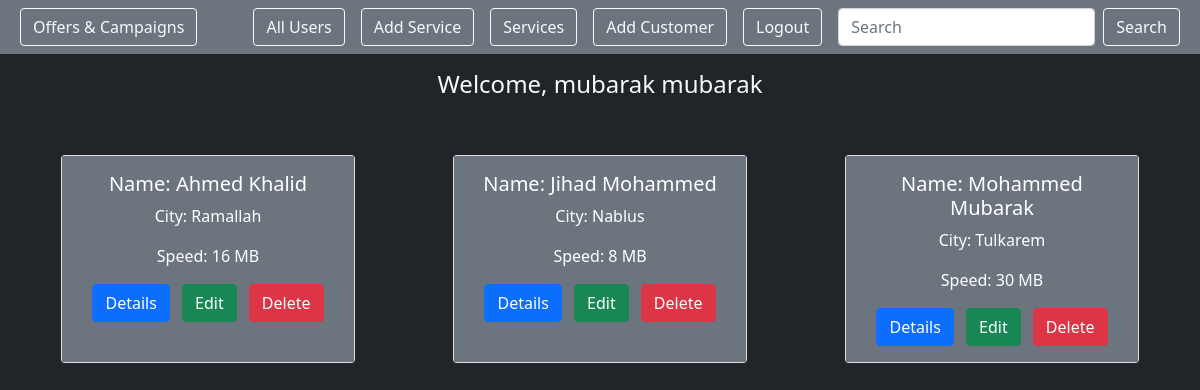
The page /crm/all_customers (signed in) on the database its author committed.
### login_app/models.py (models this page shows)
class Employee(models.Model):
    first_name = models.CharField(max_length=255)
    last_name = models.CharField(max_length=255)
    email = models.CharField(max_length=255)
    password = models.CharField(max_length=255)
    admin = models.BooleanField(default=False)
    created_at = models.DateTimeField(auto_now_add=True)
    updated_at = models.DateTimeField(auto_now=True)
    objects = EmployeeManager()

### crm_app/models.py (models this page shows)
class Customer(models.Model):
    first_name = models.CharField(max_length=255)
    last_name=models.CharField(max_length=255)
    city= models.CharField(max_length=255)
    speed=models.IntegerField()
    created_at = models.DateTimeField(auto_now_add=True)
    updated_at = models.DateTimeField(auto_now=True)
    objects = CustomerManager()

### crm_app/views.py (the view)
# urls.py: path('all_customers',views.all_customers),
def all_customers(request):
    if ('employeeid' in request.session) :
        user = Employee.objects.get(id=request.session['employeeid'])
        customers=Customer.objects.all()
        context={
            'all_custemors':customers,
            'user':user,
        }
    return render(request,"all_customers.html",context)

### crm_app/templates/all_customers.html (shortened to what this page needs)
<!DOCTYPE html>
<html lang="en">
<head>
    <link href="https://cdn.jsdelivr.net/npm/bootstrap@5.1.3/dist/css/bootstrap.min.css" rel="stylesheet"
 />
</head>
<body class="bg-dark">
    <nav class="navbar navbar-dark bg-secondary justify-content-around">
        <a class="btn btn-outline-light me-3" href='/crm/offers'>Offers & Campaigns</a>
        <div class='d-flex justify-content'>
            {%if user.admin%}
            <a class="btn btn-outline-light me-3 " href='/all_employee'>All Users</a>
            <a class="btn btn-outline-light me-3 " href='/crm/new_service'>Add Service</a>
            {%endif%}
            <a class="btn btn-outline-light me-3 " href='/crm/all_services'>Services</a>
            <a class="btn btn-outline-light me-3 " href='/crm/new'>Add Customer</a>
            <a class="btn btn-outline-light me-3 " href='/logout'>Logout</a>
            <form action="/crm/search" method="post" class="d-flex">
                <input class="form-control me-2 float-end" type="text" name="search" placeholder="Search"
                    aria-label="Search" />
                <button class="btn btn-outline-light float-end  " type="submit">Search</button>
            </form>
        </div>
    </nav>
    <h4 class="mt-3 text-light text-center">Welcome, {{user.first_name}} {{user.last_name}}</h4>
    <div class=" container-fluid d-flex flex-wrap justify-content-around  ">
        {% for c in all_custemors %}
        <div class="card mt-5 ml-5 col-3  text-center mx-1  ">
            <div class="card-body bg-secondary text-white">
                <h5 class="card-title">Name: {{c.first_name}} {{c.last_name}}</h5>
                <p class="card-text">City: {{c.city}}</p>
                <p class="card-text">Speed: {{c.speed}} MB</p>
                <a href="/crm/details/{{c.id}}" class="btn btn-primary me-2">Details</a>
                <a href="/crm/edit_cust/{{c.id}}" class="btn btn-success me-2">Edit</a>
                <a href=/crm/delete/{{c.id}}  onclick="return confirm('Are you sure?')" class="btn btn-danger">Delete</a>
            </div>
        </div>
        {%endfor%}
    </div>
</body>
</html>

### rows shown on the page
Employee: first_name "mubarak", last_name "mubarak"
Customer: first_name "Ahmed", last_name "Khalid", city "Ramallah", speed "16"
Customer: first_name "Jihad", last_name "Mohammed", city "Nablus", speed "8"
Customer: first_name "Mohammed", last_name "Mubarak", city "Tulkarem", speed "30"
